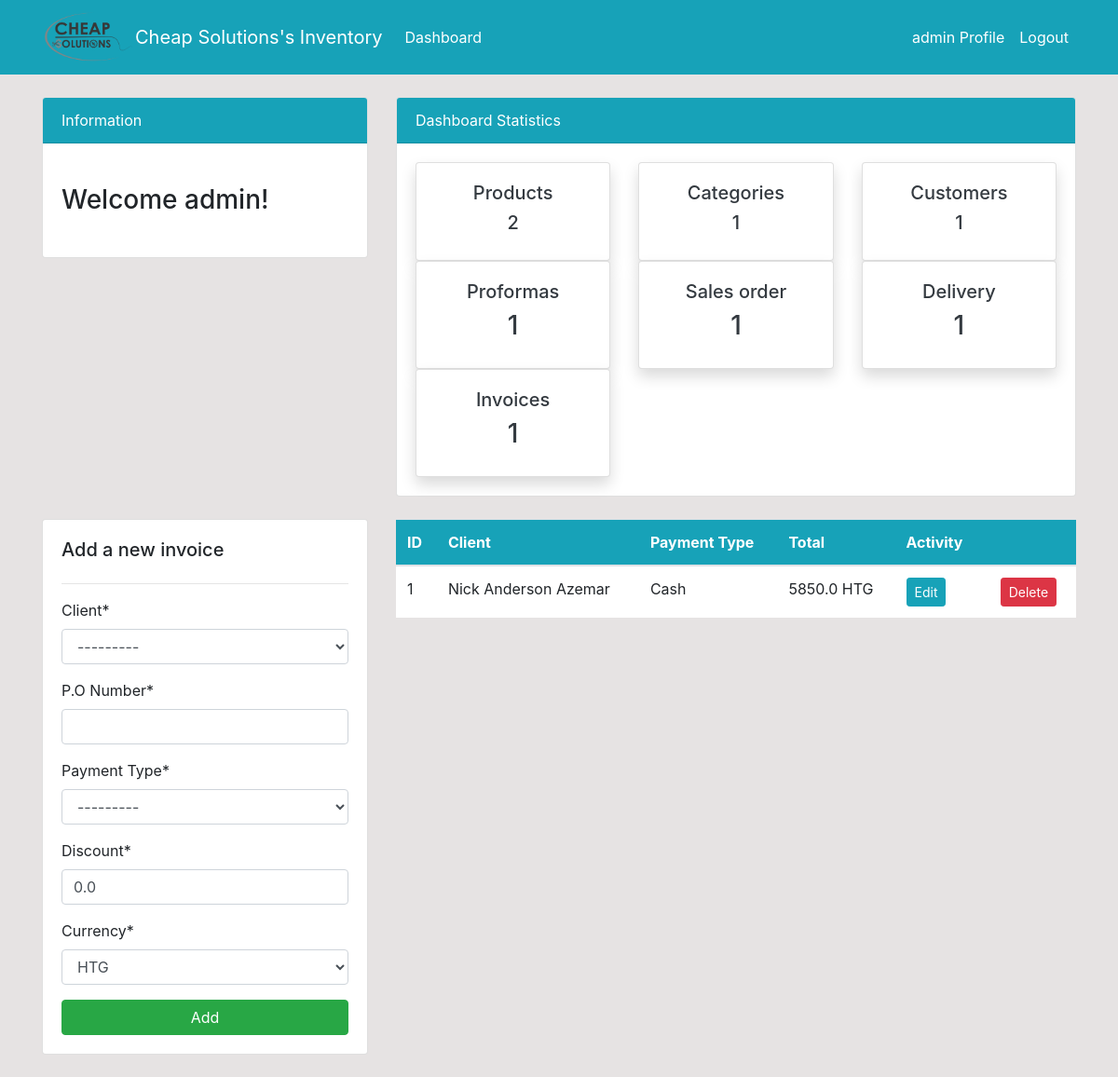
The page /invoices/ (signed in) on the database as committed earlier.
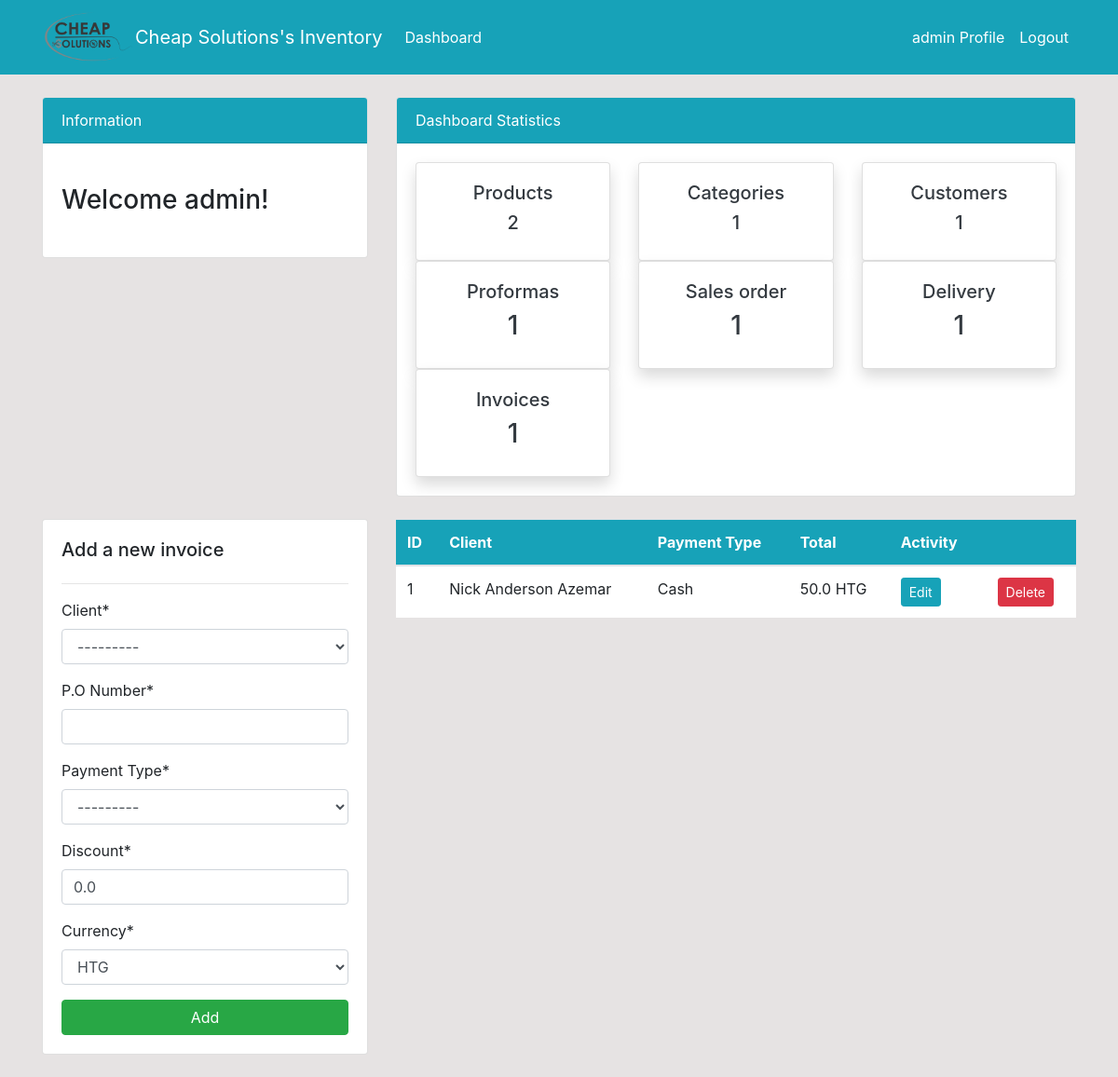
The same page on the database as committed later.
### dashboard/models.py (models this page shows, shortened)
class Invoice(models.Model):
    client = models.ForeignKey(Customer, on_delete=models.SET_NULL, null=True)
    name_backup = models.CharField(max_length=500, null = True)
    email_backup = models.EmailField(max_length=254, null=True)
    phone_backup = models.PositiveIntegerField(null=True)
    address_backup = models.CharField(max_length=500, null=True )
    PoNumber = models.IntegerField('P.O Number',null=True)
    PaymentType = models.CharField('Payment Type',
                                   max_length=50,
                                   choices=Payment_Type,
                                   null=True)
    Date   = models.DateTimeField('Date',
                              default=datetime.now, blank=True
                              )
    Total = models.FloatField(null=True, default = 0.0)
    discount = models.FloatField('Discount',null=True, default = 0.0)
    Balance = models.FloatField(null=True)
    currency = models.CharField(max_length=50, choices=Currency_Category,default='HTG',null=True)
    class Meta:
        ordering = ('Date',)

### dashboard/views.py (the view)
# urls.py: path('invoices/', views.invoices, name='dashboard-invoices'),
@login_required(login_url='user-login')
def invoices(request):
    proforma = Proforma.objects.all().order_by('-id',)
    proforma_count = proforma.count()
    invoice = Invoice.objects.all().order_by('-id',)
    invoice_count = invoice.count()
    category = Category.objects.all().order_by('-id',)
    category_count = category.count()
    product = Product.objects.all().order_by('-id',)
    product_count = product.count()
    customer = Customer.objects.all()
    customer_count = customer.count()
    order = Order.objects.all().order_by('-id',)
    order_count = order.count()
    """"""
    if request.method == 'POST':
        form = InvoiceForm(request.POST)
        if request.POST.get("client"):
          custo = Customer.objects.get(id=int(request.POST.get("client")))
          request.POST._mutable = True
          request.POST['name_backup'] = custo.name
          request.POST['email_backup'] = custo.email
          request.POST['phone_backup'] = custo.phone
          request.POST['address_backup'] = custo.address
        if form.is_valid():
          form.save()
          messages.success(request, f'An invoice has been added')
          return redirect('dashboard-invoices')
    else:
       form = InvoiceForm()
    context = {
        'proforma':proforma,
        'proforma_count':proforma_count,
        'invoice': invoice,
        'invoice_count': invoice_count,
        'category': category,
        'category_count': category_count,
        'product': product,
        'form': form,
        'customer_count': customer_count,
        'product_count': product_count,
        'order_count': order_count,
    }
    return render(request, 'dashboard/invoice.html', context)

### dashboard/forms.py
class InvoiceForm(forms.ModelForm):
  class Meta:
    model = Invoice
    fields = ['client',
                  'PoNumber',
                  'PaymentType',
                  'discount',
                  'currency',
                  'name_backup',
                  'email_backup',
                  'phone_backup',
                  'address_backup',]
  def __init__(self, *args, **kwargs):
    super(InvoiceForm, self).__init__(*args, **kwargs)
    for field in self.fields:
      self.fields['name_backup'].widget = forms.HiddenInput()
      self.fields['email_backup'].widget = forms.HiddenInput()
      self.fields['phone_backup'].widget = forms.HiddenInput()
      self.fields['address_backup'].widget = forms.HiddenInput()

### dashboard/models.py (called while the page is built)
    def __str__(self):
        return '{0}'.format(self.name)

### templates/dashboard/invoice.html (shortened to what this page needs)
{% extends 'partials/base.html' %} {% block title %}Invoices Page{% endblock %} {% load crispy_forms_tags %}
{% block content %} {% include 'partials/topside.html' %}
<div class="row my-4">
	<div class="col-md-4">
		<div class="card card-body">
			<h5>Add a new invoice</h5>
			<hr>
			<form method="POST">
				{% csrf_token %} {{ form|crispy }}
				<input class="btn btn-success btn-block" type="submit" value="Add">
            </form>
        </div>
    </div>
    <div class="col-md-8">
        <table class="table bg-white">
            <thead class="bg-info text-white">
                <tr>
                    <th scope="col">ID</th>
                    <th scope="col">Client</th>
                    <th scope="col">Payment Type</th>
                    <th scope="col">Total</th>
                    <th scope="col">Activity</th>
                    <th scope="col"></th>
                </tr>
            </thead>
            <tbody>
                {% for invoice in invoice %}
                <tr>
                    <td>{{ invoice.id }}</td>
                    <td>{{ invoice.name_backup }}</td>
                    <td>{{ invoice.PaymentType }}</td>
                   <td>{{ invoice.Total }} {{ invoice.currency }}</td>
                    <td>
                        <a class="btn btn-info btn-sm mr-2"
                            href="{% url 'dashboard-invoices-edit-product' invoice.id %}">Edit</a>
                    </td>
                    <td>
                      <a class="btn btn-danger btn-sm ml-2"
                            href="{% url 'dashboard-invoices-delete' invoice.id %}">Delete</a>
                    </td>
                </tr>
                {% endfor %}
            </tbody>
        </table>
    </div>
</div>
{% endblock %}

Rows that differ between the two databases and show on the page:
changed Invoice "Nick Anderson Azemar": Total "5850.0" → "50.0"
